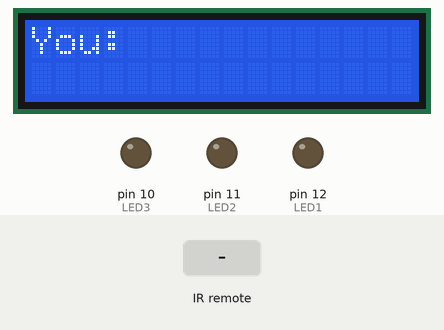
Recording of a sketch running on a simulated Arduino Uno, built with avr-gcc and run on an emulated ATmega328P. Shown: 16×2 character LCD, output pins drawn as LEDs (lit = HIGH). Inputs (shaded band) come from the test bench. Random numbers use the default seed unless the sketch sets one; what the sketch prints to the serial monitor is not drawn.

Above: at 1.2 s.
1.3 s: infrared code 0xFF30CF received
At 3.8 s:
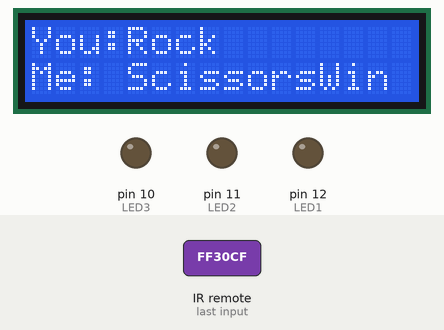
4.1 s: infrared code 0xFF18E7 received
At 5.9 s:
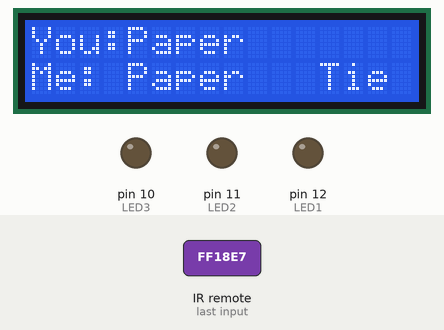
6.7 s: infrared code 0xFF7A85 received
At 9.0 s:
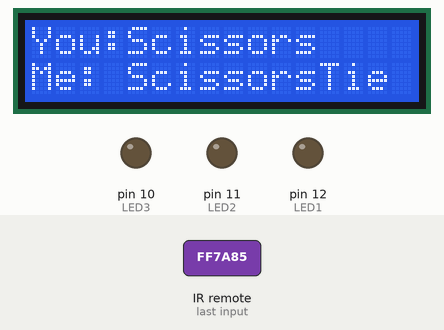
9.3 s: infrared code 0xFF30CF received
At 11.5 s:
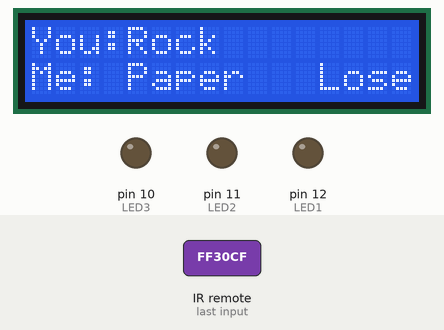
11.9 s: infrared code 0xFF18E7 received
At 13.7 s:
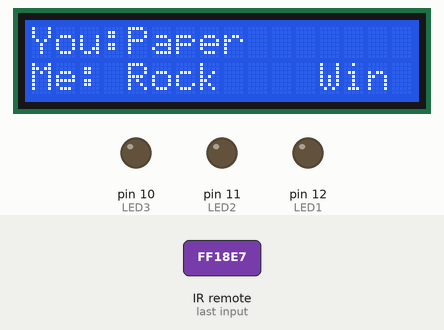
14.5 s: infrared code 0xFF7A85 received
At 17.0 s:
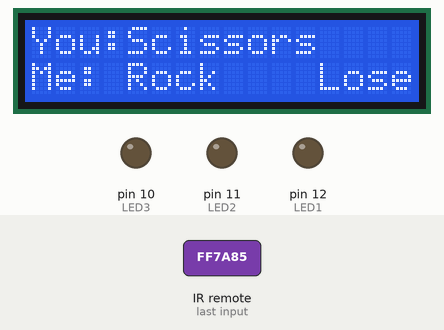
Timing chart, 0 to 18.1 s (numbered marks = the images above; inputs shaded):
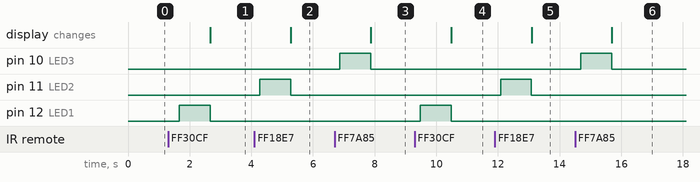

The sketch:

Final_Project_sketch.ino
```cpp
#include <IRremote.hpp>
#include <LiquidCrystal.h>
long randomNumber;
const int rs = 3, en = 2, d4 = 24, d5 = 25, d6 = 22, d7 = 23;
LiquidCrystal lcd(rs, en, d4, d5, d6, d7);
int recv_pin = 13;
IRrecv irrecv(recv_pin);
decode_results results;
uint32_t rock = 0xFF30CF;
uint32_t paper = 0xFF18E7;
uint32_t scissors = 0xFF7A85;
uint32_t hehe = 0xFF52AD;
uint32_t nokia = 0xFF4AB5;

extern int readnevergonnagiveyouup();
extern int readnokia();

int buzzer = 8;

int LED1 = 12;
int LED2 = 11;
int LED3 = 10;
void setup() {
  // put your setup code here, to run once:
  Serial.begin(9600);
  irrecv.enableIRIn();
  pinMode(LED1, OUTPUT);
  pinMode(LED2, OUTPUT);
  pinMode(LED3, OUTPUT);
  lcd.begin(16, 2);
  lcd.print("You: ");
  randomSeed(analogRead(0));
}

void loop() {
  // put your main code here, to run repeatedly:
  // Serial.println("hi");
  lcd.setCursor(4, 0);
  if (irrecv.decode(&results)) {
      uint32_t val= results.value;
      Serial.println(val, HEX);
      if (val == rock) {
        digitalWriteFast(LED1, HIGH);
        delay(1000);
        digitalWrite(LED1, LOW);
        lcd.print("Rock    ");
        game(1);
      }
      if (val == paper) {
        digitalWriteFast(LED2, HIGH);
        delay(1000);
        digitalWrite(LED2, LOW);
        lcd.print("Paper   ");
        game(2);
      }
      if (val == scissors) {
        digitalWriteFast(LED3, HIGH);
        delay(1000);
        digitalWrite(LED3, LOW);
        lcd.print("Scissors");
        game(3);
      }
      if (val == hehe) {
        song1();
      }
      if (val == nokia) {
        song2();
      }
      irrecv.resume(); // Receive the next value
  }

  delay(400);

}

void game(int x){
  randomNumber = random(1, 4);
  lcd.setCursor(0, 1);
  lcd.print("Me: ");
  switch (randomNumber) {
    case 1:
      lcd.print("Rock    ");
      break;
    case 2:
      lcd.print("Paper   ");
      break;
    case 3:
      lcd.print("Scissors");
      break;
  }
  lcd.setCursor(12, 1);

  int val = abs(x - randomNumber);
  switch (val) {
    case 0:
      lcd.print("Tie ");
      break;
    case 1:
      if (randomNumber > x) {
        lcd.print("Lose");
      } else if (randomNumber < x) {
        lcd.print("Win ");
      }
      break;
    case 2:
      if (randomNumber > x) {
        lcd.print("Win");
      } else if (randomNumber < x) {
        lcd.print("Lose");
      }
      break;
  }
  return;
}
```

nevergonnagiveyouup.ino
```cpp
/*
  Never Gonna Give you Up
  Connect a piezo buzzer or speaker to pin 11 or select a new pin.
  More songs available at https://github.com/robsoncouto/arduino-songs

                                              Robson Couto, 2019
*/
#define NOTE_B0  31
#define NOTE_C1  33
#define NOTE_CS1 35
#define NOTE_D1  37
#define NOTE_DS1 39
#define NOTE_E1  41
#define NOTE_F1  44
#define NOTE_FS1 46
#define NOTE_G1  49
#define NOTE_GS1 52
#define NOTE_A1  55
#define NOTE_AS1 58
#define NOTE_B1  62
#define NOTE_C2  65
#define NOTE_CS2 69
#define NOTE_D2  73
#define NOTE_DS2 78
#define NOTE_E2  82
#define NOTE_F2  87
#define NOTE_FS2 93
#define NOTE_G2  98
#define NOTE_GS2 104
#define NOTE_A2  110
#define NOTE_AS2 117
#define NOTE_B2  123
#define NOTE_C3  131
#define NOTE_CS3 139
#define NOTE_D3  147
#define NOTE_DS3 156
#define NOTE_E3  165
#define NOTE_F3  175
#define NOTE_FS3 185
#define NOTE_G3  196
#define NOTE_GS3 208
#define NOTE_A3  220
#define NOTE_AS3 233
#define NOTE_B3  247
#define NOTE_C4  262
#define NOTE_CS4 277
#define NOTE_D4  294
#define NOTE_DS4 311
#define NOTE_E4  330
#define NOTE_F4  349
#define NOTE_FS4 370
#define NOTE_G4  392
#define NOTE_GS4 415
#define NOTE_A4  440
#define NOTE_AS4 466
#define NOTE_B4  494
#define NOTE_C5  523
#define NOTE_CS5 554
#define NOTE_D5  587
#define NOTE_DS5 622
#define NOTE_E5  659
#define NOTE_F5  698
#define NOTE_FS5 740
#define NOTE_G5  784
#define NOTE_GS5 831
#define NOTE_A5  880
#define NOTE_AS5 932
#define NOTE_B5  988
#define NOTE_C6  1047
#define NOTE_CS6 1109
#define NOTE_D6  1175
#define NOTE_DS6 1245
#define NOTE_E6  1319
#define NOTE_F6  1397
#define NOTE_FS6 1480
#define NOTE_G6  1568
#define NOTE_GS6 1661
#define NOTE_A6  1760
#define NOTE_AS6 1865
#define NOTE_B6  1976
#define NOTE_C7  2093
#define NOTE_CS7 2217
#define NOTE_D7  2349
#define NOTE_DS7 2489
#define NOTE_E7  2637
#define NOTE_F7  2794
#define NOTE_FS7 2960
#define NOTE_G7  3136
#define NOTE_GS7 3322
#define NOTE_A7  3520
#define NOTE_AS7 3729
#define NOTE_B7  3951
#define NOTE_C8  4186
#define NOTE_CS8 4435
#define NOTE_D8  4699
#define NOTE_DS8 4978
#define REST      0


// change this to make the song slower or faster
int tempo = 114;

// change this to whichever pin you want to use

// notes of the moledy followed by the duration.
// a 4 means a quarter note, 8 an eighteenth , 16 sixteenth, so on
// !!negative numbers are used to represent dotted notes,
// so -4 means a dotted quarter note, that is, a quarter plus an eighteenth!!
int melody[] = {

  // Never Gonna Give You Up - Rick Astley
  // Score available at https://musescore.com/chlorondria_5/never-gonna-give-you-up_alto-sax
  // Arranged by Chlorondria

  NOTE_D5,-4, NOTE_E5,-4, NOTE_A4,4, //1
  NOTE_E5,-4, NOTE_FS5,-4, NOTE_A5,16, NOTE_G5,16, NOTE_FS5,8,
  NOTE_D5,-4, NOTE_E5,-4, NOTE_A4,2,
  NOTE_A4,16, NOTE_A4,16, NOTE_B4,16, NOTE_D5,8, NOTE_D5,16,
  NOTE_D5,-4, NOTE_E5,-4, NOTE_A4,4, //repeat from 1
  NOTE_E5,-4, NOTE_FS5,-4, NOTE_A5,16, NOTE_G5,16, NOTE_FS5,8,
  NOTE_D5,-4, NOTE_E5,-4, NOTE_A4,2,
  NOTE_A4,16, NOTE_A4,16, NOTE_B4,16, NOTE_D5,8, NOTE_D5,16,
  REST,4, NOTE_B4,8, NOTE_CS5,8, NOTE_D5,8, NOTE_D5,8, NOTE_E5,8, NOTE_CS5,-8,
  NOTE_B4,16, NOTE_A4,2, REST,4,

  REST,8, NOTE_B4,8, NOTE_B4,8, NOTE_CS5,8, NOTE_D5,8, NOTE_B4,4, NOTE_A4,8, //7
  NOTE_A5,8, REST,8, NOTE_A5,8, NOTE_E5,-4, REST,4,
  NOTE_B4,8, NOTE_B4,8, NOTE_CS5,8, NOTE_D5,8, NOTE_B4,8, NOTE_D5,8, NOTE_E5,8, REST,8,
  REST,8, NOTE_CS5,8, NOTE_B4,8, NOTE_A4,-4, REST,4,
  REST,8, NOTE_B4,8, NOTE_B4,8, NOTE_CS5,8, NOTE_D5,8, NOTE_B4,8, NOTE_A4,4,
  NOTE_E5,8, NOTE_E5,8, NOTE_E5,8, NOTE_FS5,8, NOTE_E5,4, REST,4,

  NOTE_D5,2, NOTE_E5,8, NOTE_FS5,8, NOTE_D5,8, //13
  NOTE_E5,8, NOTE_E5,8, NOTE_E5,8, NOTE_FS5,8, NOTE_E5,4, NOTE_A4,4,
  REST,2, NOTE_B4,8, NOTE_CS5,8, NOTE_D5,8, NOTE_B4,8,
  REST,8, NOTE_E5,8, NOTE_FS5,8, NOTE_E5,-4, NOTE_A4,16, NOTE_B4,16, NOTE_D5,16, NOTE_B4,16,
  NOTE_FS5,-8, NOTE_FS5,-8, NOTE_E5,-4, NOTE_A4,16, NOTE_B4,16, NOTE_D5,16, NOTE_B4,16,

  NOTE_E5,-8, NOTE_E5,-8, NOTE_D5,-8, NOTE_CS5,16, NOTE_B4,-8, NOTE_A4,16, NOTE_B4,16, NOTE_D5,16, NOTE_B4,16, //18
  NOTE_D5,4, NOTE_E5,8, NOTE_CS5,-8, NOTE_B4,16, NOTE_A4,8, NOTE_A4,8, NOTE_A4,8,
  NOTE_E5,4, NOTE_D5,2, NOTE_A4,16, NOTE_B4,16, NOTE_D5,16, NOTE_B4,16,
  NOTE_FS5,-8, NOTE_FS5,-8, NOTE_E5,-4, NOTE_A4,16, NOTE_B4,16, NOTE_D5,16, NOTE_B4,16,
  NOTE_A5,4, NOTE_CS5,8, NOTE_D5,-8, NOTE_CS5,16, NOTE_B4,8, NOTE_A4,16, NOTE_B4,16, NOTE_D5,16, NOTE_B4,16,

  NOTE_D5,4, NOTE_E5,8, NOTE_CS5,-8, NOTE_B4,16, NOTE_A4,4, NOTE_A4,8,  //23
  NOTE_E5,4, NOTE_D5,2, REST,4,
  REST,8, NOTE_B4,8, NOTE_D5,8, NOTE_B4,8, NOTE_D5,8, NOTE_E5,4, REST,8,
  REST,8, NOTE_CS5,8, NOTE_B4,8, NOTE_A4,-4, REST,4,
  REST,8, NOTE_B4,8, NOTE_B4,8, NOTE_CS5,8, NOTE_D5,8, NOTE_B4,8, NOTE_A4,4,
  REST,8, NOTE_A5,8, NOTE_A5,8, NOTE_E5,8, NOTE_FS5,8, NOTE_E5,8, NOTE_D5,8,

  REST,8, NOTE_A4,8, NOTE_B4,8, NOTE_CS5,8, NOTE_D5,8, NOTE_B4,8, //29
  REST,8, NOTE_CS5,8, NOTE_B4,8, NOTE_A4,-4, REST,4,
  NOTE_B4,8, NOTE_B4,8, NOTE_CS5,8, NOTE_D5,8, NOTE_B4,8, NOTE_A4,4, REST,8,
  REST,8, NOTE_E5,8, NOTE_E5,8, NOTE_FS5,4, NOTE_E5,-4,
  NOTE_D5,2, NOTE_D5,8, NOTE_E5,8, NOTE_FS5,8, NOTE_E5,4,
  NOTE_E5,8, NOTE_E5,8, NOTE_FS5,8, NOTE_E5,8, NOTE_A4,8, NOTE_A4,4,

  REST,-4, NOTE_A4,8, NOTE_B4,8, NOTE_CS5,8, NOTE_D5,8, NOTE_B4,8, //35
  REST,8, NOTE_E5,8, NOTE_FS5,8, NOTE_E5,-4, NOTE_A4,16, NOTE_B4,16, NOTE_D5,16, NOTE_B4,16,
  NOTE_FS5,-8, NOTE_FS5,-8, NOTE_E5,-4, NOTE_A4,16, NOTE_B4,16, NOTE_D5,16, NOTE_B4,16,
  NOTE_E5,-8, NOTE_E5,-8, NOTE_D5,-8, NOTE_CS5,16, NOTE_B4,8, NOTE_A4,16, NOTE_B4,16, NOTE_D5,16, NOTE_B4,16,
  NOTE_D5,4, NOTE_E5,8, NOTE_CS5,-8, NOTE_B4,16, NOTE_A4,4, NOTE_A4,8,

   NOTE_E5,4, NOTE_D5,2, NOTE_A4,16, NOTE_B4,16, NOTE_D5,16, NOTE_B4,16, //40
  NOTE_FS5,-8, NOTE_FS5,-8, NOTE_E5,-4, NOTE_A4,16, NOTE_B4,16, NOTE_D5,16, NOTE_B4,16,
  NOTE_A5,4, NOTE_CS5,8, NOTE_D5,-8, NOTE_CS5,16, NOTE_B4,8, NOTE_A4,16, NOTE_B4,16, NOTE_D5,16, NOTE_B4,16,
  NOTE_D5,4, NOTE_E5,8, NOTE_CS5,-8, NOTE_B4,16, NOTE_A4,4, NOTE_A4,8,
  NOTE_E5,4, NOTE_D5,2, NOTE_A4,16, NOTE_B4,16, NOTE_D5,16, NOTE_B4,16,

  NOTE_FS5,-8, NOTE_FS5,-8, NOTE_E5,-4, NOTE_A4,16, NOTE_B4,16, NOTE_D5,16, NOTE_B4,16, //45
  NOTE_A5,4, NOTE_CS5,8, NOTE_D5,-8, NOTE_CS5,16, NOTE_B4,8, NOTE_A4,16, NOTE_B4,16, NOTE_D5,16, NOTE_B4,16,
  NOTE_D5,4, NOTE_E5,8, NOTE_CS5,-8, NOTE_B4,16, NOTE_A4,4, NOTE_A4,8,
  NOTE_E5,4, NOTE_D5,2, NOTE_A4,16, NOTE_B4,16, NOTE_D5,16, NOTE_B4,16,
  NOTE_FS5,-8, NOTE_FS5,-8, NOTE_E5,-4, NOTE_A4,16, NOTE_B4,16, NOTE_D5,16, NOTE_B4,16, //45

  NOTE_A5,4, NOTE_CS5,8, NOTE_D5,-8, NOTE_CS5,16, NOTE_B4,8, NOTE_A4,16, NOTE_B4,16, NOTE_D5,16, NOTE_B4,16,
  NOTE_D5,4, NOTE_E5,8, NOTE_CS5,-8, NOTE_B4,16, NOTE_A4,4, NOTE_A4,8,

  NOTE_E5,4, NOTE_D5,2, REST,4
};

// sizeof gives the number of bytes, each int value is composed of two bytes (16 bits)
// there are two values per note (pitch and duration), so for each note there are four bytes
int notes = sizeof(melody) / sizeof(melody[0]) / 2;

// this calculates the duration of a whole note in ms
int wholenote = (60000 * 4) / tempo;

int divider = 0, noteDuration = 0;


void song1() {
    for (int thisNote = 0; thisNote < notes * 2; thisNote = thisNote + 2) {

    // calculates the duration of each note
    divider = melody[thisNote + 1];
    if (divider > 0) {
      // regular note, just proceed
      noteDuration = (wholenote) / divider;
    } else if (divider < 0) {
      // dotted notes are represented with negative durations!!
      noteDuration = (wholenote) / abs(divider);
      noteDuration *= 1.5; // increases the duration in half for dotted notes
    }

    // we only play the note for 90% of the duration, leaving 10% as a pause
    tone(buzzer, melody[thisNote], noteDuration * 0.9);

    // Wait for the specief duration before playing the next note.
    delay(noteDuration);

    // stop the waveform generation before the next note.
    noTone(buzzer);
  }
}
```

nokia.ino
```cpp
/*
  Nokia Tune
  Connect a piezo buzzer or speaker to pin 11 or select a new pin.
  More songs available at https://github.com/robsoncouto/arduino-songs

                                              Robson Couto, 2019
*/
#define NOTE_B0  31
#define NOTE_C1  33
#define NOTE_CS1 35
#define NOTE_D1  37
#define NOTE_DS1 39
#define NOTE_E1  41
#define NOTE_F1  44
#define NOTE_FS1 46
#define NOTE_G1  49
#define NOTE_GS1 52
#define NOTE_A1  55
#define NOTE_AS1 58
#define NOTE_B1  62
#define NOTE_C2  65
#define NOTE_CS2 69
#define NOTE_D2  73
#define NOTE_DS2 78
#define NOTE_E2  82
#define NOTE_F2  87
#define NOTE_FS2 93
#define NOTE_G2  98
#define NOTE_GS2 104
#define NOTE_A2  110
#define NOTE_AS2 117
#define NOTE_B2  123
#define NOTE_C3  131
#define NOTE_CS3 139
#define NOTE_D3  147
#define NOTE_DS3 156
#define NOTE_E3  165
#define NOTE_F3  175
#define NOTE_FS3 185
#define NOTE_G3  196
#define NOTE_GS3 208
#define NOTE_A3  220
#define NOTE_AS3 233
#define NOTE_B3  247
#define NOTE_C4  262
#define NOTE_CS4 277
#define NOTE_D4  294
#define NOTE_DS4 311
#define NOTE_E4  330
#define NOTE_F4  349
#define NOTE_FS4 370
#define NOTE_G4  392
#define NOTE_GS4 415
#define NOTE_A4  440
#define NOTE_AS4 466
#define NOTE_B4  494
#define NOTE_C5  523
#define NOTE_CS5 554
#define NOTE_D5  587
#define NOTE_DS5 622
#define NOTE_E5  659
#define NOTE_F5  698
#define NOTE_FS5 740
#define NOTE_G5  784
#define NOTE_GS5 831
#define NOTE_A5  880
#define NOTE_AS5 932
#define NOTE_B5  988
#define NOTE_C6  1047
#define NOTE_CS6 1109
#define NOTE_D6  1175
#define NOTE_DS6 1245
#define NOTE_E6  1319
#define NOTE_F6  1397
#define NOTE_FS6 1480
#define NOTE_G6  1568
#define NOTE_GS6 1661
#define NOTE_A6  1760
#define NOTE_AS6 1865
#define NOTE_B6  1976
#define NOTE_C7  2093
#define NOTE_CS7 2217
#define NOTE_D7  2349
#define NOTE_DS7 2489
#define NOTE_E7  2637
#define NOTE_F7  2794
#define NOTE_FS7 2960
#define NOTE_G7  3136
#define NOTE_GS7 3322
#define NOTE_A7  3520
#define NOTE_AS7 3729
#define NOTE_B7  3951
#define NOTE_C8  4186
#define NOTE_CS8 4435
#define NOTE_D8  4699
#define NOTE_DS8 4978
#define REST      0


// change this to make the song slower or faster
int tempo2 = 180;
// change this to whichever pin you want to use

// notes2 of the moledy followed by the duration.
// a 4 means a quarter note, 8 an eighteenth , 16 sixteenth, so on
// !!negative numbers are used to represent dotted notes2,
// so -4 means a dotted quarter note, that is, a quarter plus an eighteenth!!
int melody2[] = {

  // Nokia Ringtone
  // Score available at https://musescore.com/user/29944637/scores/5266155

  NOTE_E5, 8, NOTE_D5, 8, NOTE_FS4, 4, NOTE_GS4, 4,
  NOTE_CS5, 8, NOTE_B4, 8, NOTE_D4, 4, NOTE_E4, 4,
  NOTE_B4, 8, NOTE_A4, 8, NOTE_CS4, 4, NOTE_E4, 4,
  NOTE_A4, 2,
};

// sizeof gives the number of bytes, each int value is composed of two bytes (16 bits)
// there are two values per note (pitch and duration), so for each note there are four bytes
int notes2 = sizeof(melody2) / sizeof(melody2[0]) / 2;

// this calculates the duration of a whole note in ms
int wholenote2 = (60000 * 4) / tempo2;

int divider1 = 0, noteDuration1 = 0;


void song2() {
  // iterate over the notes2 of the melody.
  // Remember, the array is twice the number of notes2 (notes2 + durations)
  for (int thisNote = 0; thisNote < notes2 * 2; thisNote = thisNote + 2) {

    // calculates the duration of each note
    divider1 = melody2[thisNote + 1];
    if (divider1 > 0) {
      // regular note, just proceed
      noteDuration1 = (wholenote2) / divider1;
    } else if (divider1 < 0) {
      // dotted notes2 are represented with negative durations!!
      noteDuration1 = (wholenote2) / abs(divider1);
      noteDuration1 *= 1.5; // increases the duration in half for dotted notes2
    }

    // we only play the note for 90% of the duration, leaving 10% as a pause
    tone(buzzer, melody2[thisNote], noteDuration1 * 0.9);

    // Wait for the specief duration before playing the next note.
    delay(noteDuration1);

    // stop the waveform generation before the next note.
    noTone(buzzer);
  }
}
```

Measured:
- after the input at 1.3 s, pin 12 (LED1): LOW → HIGH after 0.37 s, → LOW 1.0 s later; the display: changes after 1.4 s (image 1)
- after the input at 4.1 s, pin 11 (LED2): LOW → HIGH after 0.17 s, → LOW 1.0 s later; the display: changes after 1.2 s (image 2)
- after the input at 6.7 s, pin 10 (LED3): LOW → HIGH after 0.18 s, → LOW 1.0 s later; the display: changes after 1.2 s (image 3)
- after the input at 9.3 s, pin 12 (LED1): LOW → HIGH after 0.18 s, → LOW 1.0 s later; the display: changes after 1.2 s (image 4)
- after the input at 11.9 s, pin 11 (LED2): LOW → HIGH after 0.19 s, → LOW 1.0 s later; the display: changes after 1.2 s (image 5)
- after the input at 14.5 s, pin 10 (LED3): LOW → HIGH after 0.19 s, → LOW 1.0 s later; the display: changes after 1.2 s (image 6)
